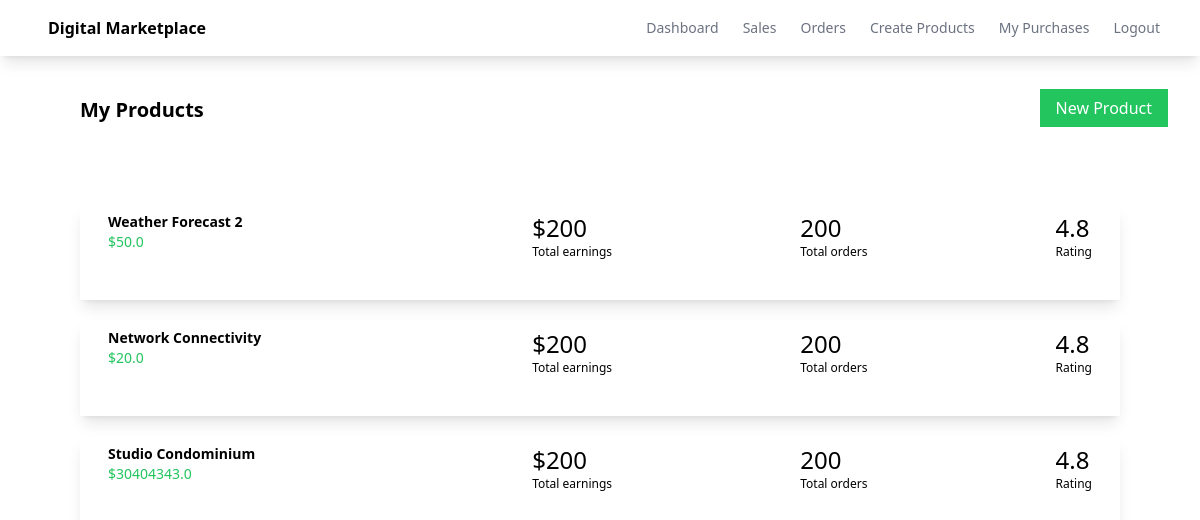
/dashboard, run on the app's committed database.
### myapp/models.py (models this page shows, shortened)
class Product(models.Model):
    name = models.CharField(max_length=100)
    description = models.CharField(max_length=100)
    price = models.FloatField()
    file = models.FileField(upload_to='uploads')

### myapp/views.py (the view)
# urls.py: path('dashboard', views.dashboard, name='dashboard'),
def dashboard(request):
    products = Product.objects.all()
    return render(request, 'myapp/dashboard.html', {'products':products })

### myapp/templates/myapp/dashboard.html (shortened to what this page needs)
{% extends 'myapp/base.html' %}
{% block body %}
    <div class="flex justify-between">
        <div class="ml-20 mt-10 font-bold text-xl">My Products</div>
        <div class="ml-20 mt-10">
            <a class="bg-green-500 text-white px-4 py-2 mr-8" href="{% url 'createproduct' %}">New Product</a>
        </div>
    </div>
    <div class="products-container p-10 m-5">
        {% for product in products %}
        <div class="flex shadow-lg m-5 p-2 justify-between">
            <div class="flex w-1/4">
                <div class="relative group">
                    <a href="{% url 'editproduct' product.id %}">
                        <div class="ml-5">
                            <div class="font-bold text-sm">{{ product.name }}</div>
                            <div class="text-sm text-green-500">${{ product.price }}</div>
                        </div>
                    </a>
                </div>
            </div>
            <div>
                <div class="text-2xl">$200</div>
                <div class="text-xs">Total earnings</div>
            </div>
            <div>
                <div class="text-2xl">200</div>
                <div class="text-xs">Total orders</div>
            </div>
            <div class="pr-5">
                <div class="text-2xl">4.8</div>
                <div class="text-xs">Rating</div>
            </div>
        </div>
        {% endfor %}
    </div>
{% endblock %}

### data on the page
Product: name "Weather Forecast 2", price "50.0"
Product: name "Network Connectivity", price "20.0"
Product: name "Studio Condominium", price "30404343.0"
